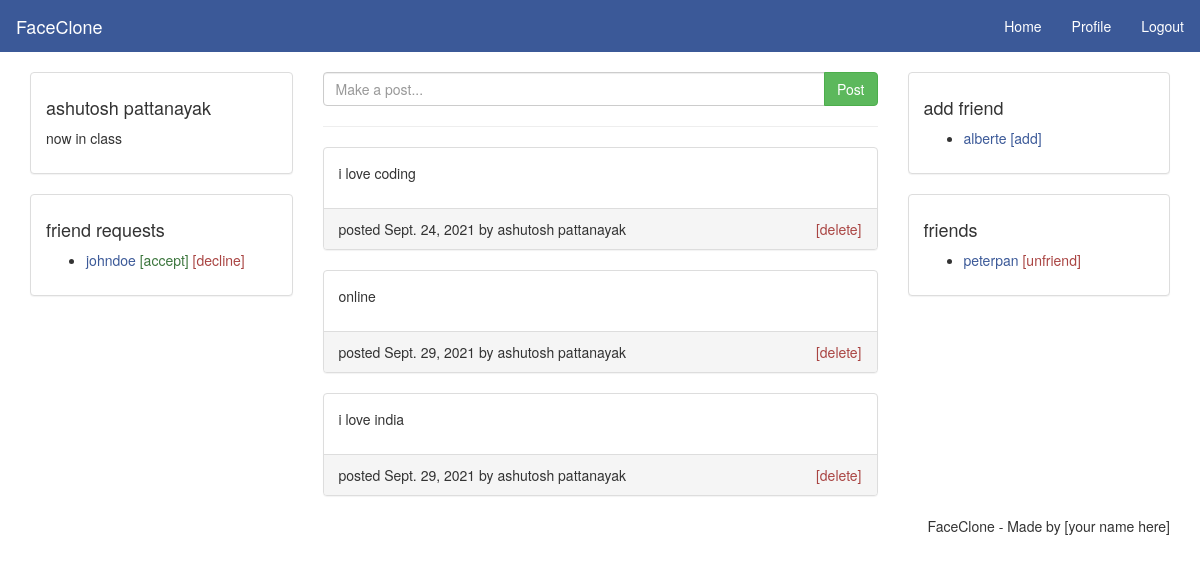
The app's page /home (signed in) with its own data.
### myapp/models.py (models this page shows, shortened)
class Profile(models.Model):
    user = models.OneToOneField(User,primary_key=True,on_delete=models.CASCADE)
    status = models.TextField(max_length=100,blank=True)
    location = models.TextField(max_length=50,blank=True)
    image = models.ImageField(upload_to = 'pics',default='pics/download.jpg')

class Post(models.Model):
    user = models.ForeignKey(User,on_delete=models.CASCADE)
    post = models.TextField(max_length=300,blank=False)
    date_posted = models.DateField(auto_now=True)

### myapp/views.py (the view)
# urls.py: 2. Add a URL to urlpatterns:  path('', views.home, name='home')
def home(request):
        if request.user.is_authenticated:
                user = request.user
                name = user.first_name + ' ' +user.last_name
                pro = Profile.objects.get(user=user)
                pos = Post.objects.filter(user=user)
                context = {'name':name,
                'pro':pro,
                'pos':pos}
        return render(request,'home.html',context)

### templates/home.html (shortened to what this page needs)
{% load static %}
<!DOCTYPE html>
<html>
<head>
  <link rel="stylesheet" type="text/css" href="{% static 'css/bootstrap.min.css' %}">
  <link rel="stylesheet" type="text/css" href="{% static 'css/style.css' %}">
</head>
<body>
  <nav class="navbar navbar-default">
    <div class="container-fluid">
      <div class="navbar-header">
        <a class="navbar-brand" href="{% url 'login' %}">FaceClone</a>
      </div>
      <ul class="nav navbar-nav navbar-right">
        <li><a href="{% url 'home' %}">Home</a></li>
        <li><a href="{% url 'profile' %}">Profile</a></li>
        <li><a href="{% url 'logout' %}">Logout</a></li>
      </ul>
    </div>
  </nav>
  <main class="container">
    <div class="row">
      <div class="col-md-3">
        <div class="panel panel-default">
          <div class="panel-body">
            <h4>{{name}}</h4>
            <p>{{pro.status}}</p>
          </div>
        </div>
        <div class="panel panel-default">
          <div class="panel-body">
            <h4>friend requests</h4>
            <ul>
              <li>
                <a href="#">johndoe</a>
                <a class="text-success" href="#">[accept]</a>
                <a class="text-danger" href="#">[decline]</a>
              </li>
            </ul>
          </div>
        </div>
      </div>
      <div class="col-md-6">
        <form method="post" action="{% url 'post' %}">
          <div class="input-group">
            <input class="form-control" type="text" name="content" placeholder="Make a post...">
            <span class="input-group-btn">
              <button class="btn btn-success" type="submit" name="post">Post</button>
            </span>
          </div>
        </form><hr>
        <div>
          {% for p in pos %}
          <div class="panel panel-default">
            <div class="panel-body">
              <p>{{p.post}}</p>
            </div>
            <div class="panel-footer">
              <span>posted {{p.date_posted}} by {{name}}</span>
              <span class="pull-right"><a class="text-danger" href="#">[delete]</a></span>
            </div>
          </div>
          {% endfor%}
        </div>
      </div>
      <div class="col-md-3">
        <div class="panel panel-default">
          <div class="panel-body">
            <h4>add friend</h4>
            <ul>
              <li>
                <a href="#">alberte</a>
                <a href="#">[add]</a>
              </li>
            </ul>
          </div>
        </div>
        <div class="panel panel-default">
          <div class="panel-body">
            <h4>friends</h4>
            <ul>
              <li>
                <a href="#">peterpan</a>
                <a class="text-danger" href="#">[unfriend]</a>
              </li>
            </ul>
          </div>
        </div>
      </div>
    </div>
  </main>
  <footer class="container text-center">
    <ul class="nav nav-pills pull-right">
      <li>FaceClone - Made by [your name here]</li>
    </ul>
  </footer>
</body>
</html>

### static/css/style.css (style rules this page uses)
a { color: #3b5998; }
.navbar { -webkit-border-radius: 0; -moz-border-radius: 0; border-radius: 0; }
.navbar-default { background-color: #3b5998; border-color: #3b5998; }
.navbar-default .navbar-brand { color: #fff; }
.navbar-default .navbar-nav>li>a { color: #fff; }

### records on screen
Profile: status "now in class"
Post: post "i love coding", date_posted "Sept. 24, 2021", name "ashutosh pattanayak"
Post: post "online", date_posted "Sept. 29, 2021", name "ashutosh pattanayak"
Post: post "i love india", date_posted "Sept. 29, 2021", name "ashutosh pattanayak"

### other values on screen
{{ name }} "ashutosh pattanayak"
